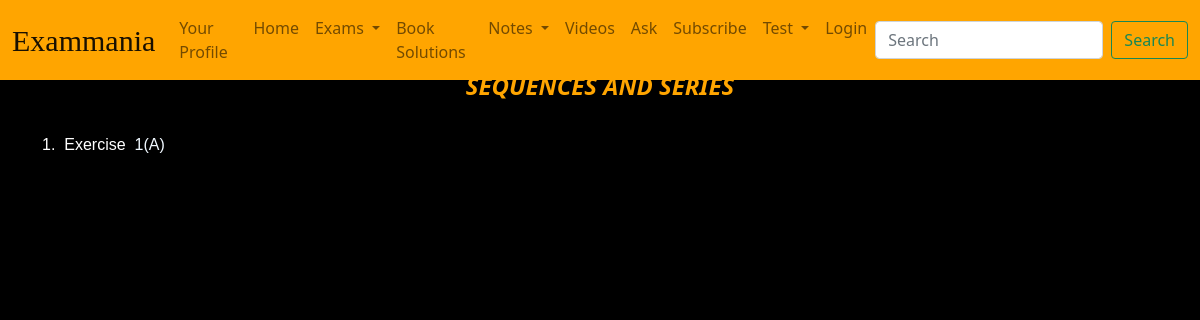
/home/exercise-list/A Text Book of Algebra/SEQUENCES AND SERIES/, run on an earlier commit of the app's database.
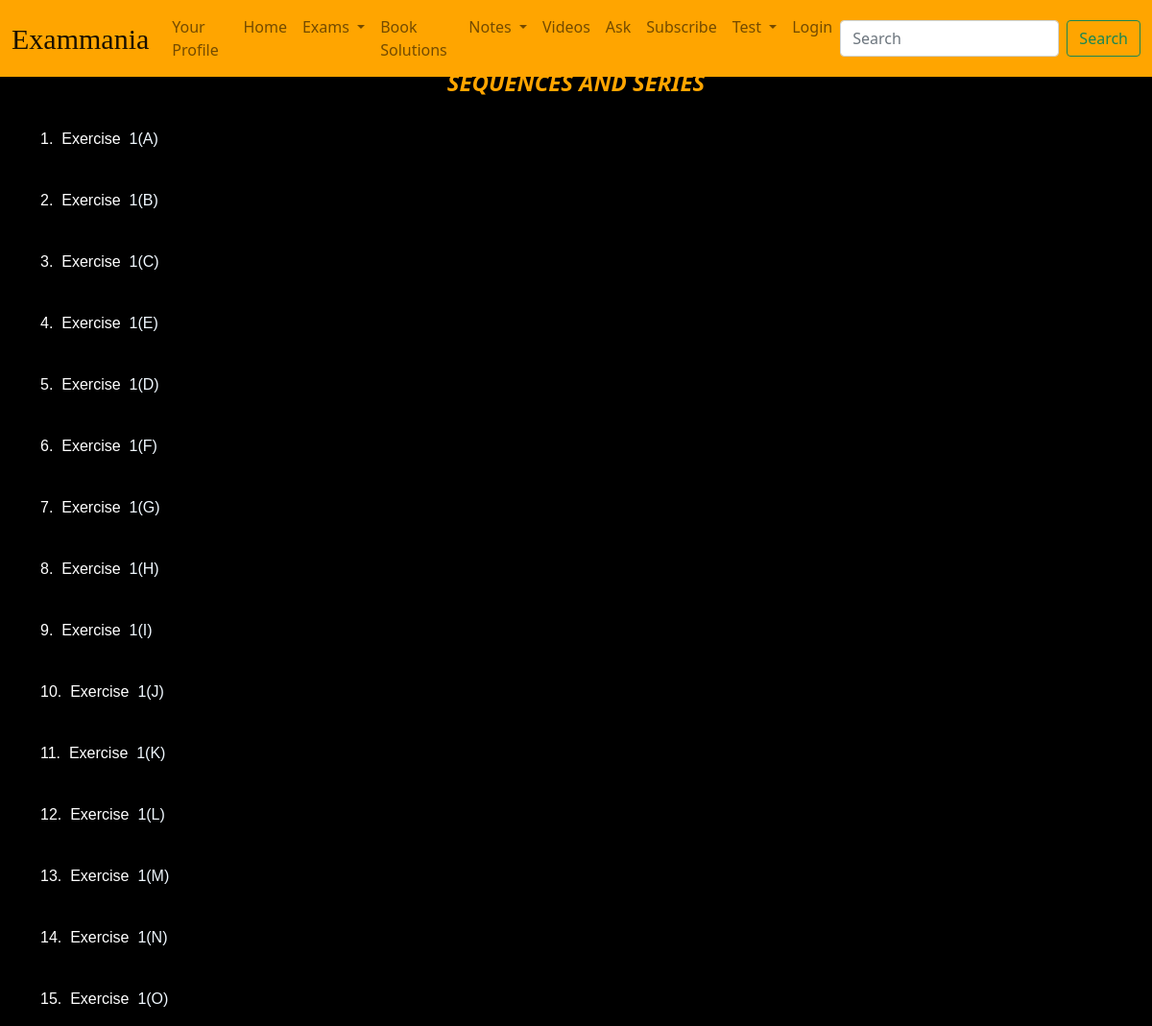
And on a later commit of the database.
### main/models.py (models this page shows, shortened)
class Exercise(models.Model):
    name= models.CharField(max_length=250)
    questions= models.ManyToManyField(BookQuestion, related_name="Exercises", blank=True)
    chapter= models.ForeignKey(Chapter, related_name="exercises", on_delete=models.CASCADE)

### main/views.py (the view)
# urls.py: path("exercise-list/<str:book_name>/<str:chapter_name>/", views.exerciselist, name="exercise_list"),
def exerciselist(request, book_name, chapter_name):
  book=Book.objects.get(name=book_name)
  chapter = Chapter.objects.get(book__name=book_name, name=chapter_name)
  exercises = Exercise.objects.filter(chapter=chapter)
  dic={
    "Exercises": exercises,
    "Chapter": chapter,
    "Book":book,
    "no":0
  }
  print(book.name)
  print(chapter.name)
  return render(request, "main/exerciselist.html", dic)

### templates/main/exerciselist.html (shortened to what this page needs)
{% extends 'main/base.html' %}
{% load static %}
{% block extrahead %}
<link rel="stylesheet" href="{% static 'main/css/exerciselist.css' %}">
{% endblock %}
{% block body %}
<div class="container">
    <h1 id="heading">{{ Chapter.name }}</h1>
    {% for exercise in Exercises %}
    <p id="exercise_name">{{ forloop.counter }}.&nbsp;&nbsp;Exercise&nbsp;&nbsp;<a
            href="{% url 'main:exercise_solution' Book.name Chapter.name exercise.name 0 %}">{{ exercise.name }}</a>
    </p>
    {% endfor %}
</div>
{% endblock %}

What changed in the data, as far as the page shows it:
added Exercise: name "1(B)"
added Exercise: name "1(C)"
added Exercise: name "1(E)"
added Exercise: name "1(D)"
added Exercise: name "1(F)"
added Exercise: name "1(G)"
added Exercise: name "1(H)"
added Exercise: name "1(I)"
added Exercise: name "1(J)"
added Exercise: name "1(K)"
added Exercise: name "1(L)"
added Exercise: name "1(M)"
added Exercise: name "1(N)"
added Exercise: name "1(O)"
